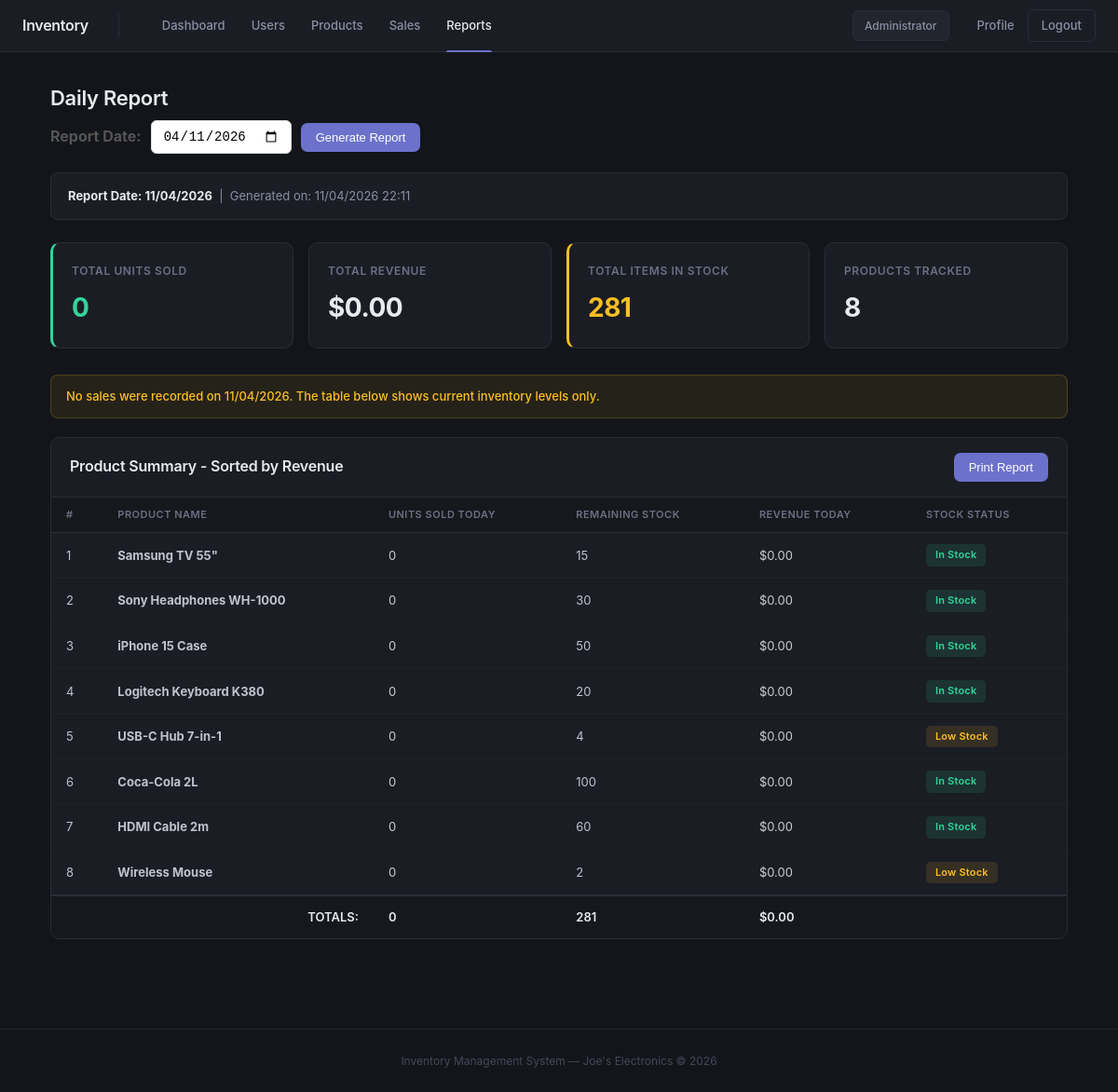
/reports.php (signed in), run on the app's committed database.
### tables this page shows
CREATE TABLE IF NOT EXISTS products (
    ProductID      INT(10)        NOT NULL AUTO_INCREMENT,
    ProductName    VARCHAR(100)   NOT NULL,
    Category       VARCHAR(50)    NOT NULL,
    UnitPrice      DECIMAL(10,2)  NOT NULL,
    StockQuantity  INT(10)        NOT NULL DEFAULT 0,
    PRIMARY KEY (ProductID)
);

### auth.php (called while the page is built, shortened)
<?php
function isAdmin() {
    return isset($_SESSION['role']) && $_SESSION['role'] === 'admin';
}
?>

### functions.php (called while the page is built, shortened)
<?php
function buildReportMatrix($conn, $reportDate) {
    $reportMatrix = [];
    $reportDateEscaped = mysqli_real_escape_string($conn, $reportDate);
    $productQuery  = "SELECT ProductID, ProductName, StockQuantity, UnitPrice FROM products";
    $productResult = mysqli_query($conn, $productQuery);
    $row = 0;
    while ($product = mysqli_fetch_assoc($productResult)) {
        $productID = $product['ProductID'];
        $salesQuery  = "SELECT SUM(QuantitySold) AS totalSold FROM sales
                        WHERE ProductID = $productID AND SaleDate = '$reportDateEscaped'";
        $salesResult = mysqli_query($conn, $salesQuery);
        $salesData   = mysqli_fetch_assoc($salesResult);
        $totalSold   = $salesData['totalSold'] ? $salesData['totalSold'] : 0;
        $revenue = $totalSold * $product['UnitPrice'];
        $reportMatrix[$row][0] = $product['ProductName'];
        $reportMatrix[$row][1] = $totalSold;
        $reportMatrix[$row][2] = $product['StockQuantity'];
        $reportMatrix[$row][3] = round($revenue, 2);
        $row++;
    }
    return $reportMatrix;
}
?>

### reports.php (the view, shortened to what this page needs)
<?php
require_once 'config.php';
require_once 'functions.php';
require_once 'auth.php';
$reportDate = isset($_GET['date']) ? $_GET['date'] : date('Y-m-d');
$reportMatrix = buildReportMatrix($conn, $reportDate);
$totalUnitsSold    = 0;
$totalRevenue      = 0;
$totalItemsInStock = 0;
for ($i = 0; $i < count($reportMatrix); $i++) {
    $totalUnitsSold    += $reportMatrix[$i][1];
    $totalRevenue      += $reportMatrix[$i][3];
    $totalItemsInStock += $reportMatrix[$i][2];
}
$n = count($reportMatrix);
for ($i = 1; $i < $n; $i++) {
    $current = $reportMatrix[$i];
    $j = $i - 1;
    $reportMatrix[$j + 1] = $current;
}
$hasSalesData = ($totalUnitsSold > 0);
?>
<!DOCTYPE html>
<html lang="en">
<head>
    <link rel="stylesheet" href="style.css">
</head>
<body>
<nav class="navbar">
    <a href="index.php" class="brand">Inventory</a>
    <a href="index.php">Dashboard</a>
    <?php if (isAdmin()): ?>
    <a href="users.php">Users</a>
    <?php endif; ?>
    <a href="products.php">Products</a>
    <a href="sales.php">Sales</a>
    <a href="reports.php" class="active">Reports</a>
    <span class="nav-user"><?= htmlspecialchars($_SESSION['full_name']) ?></span>
    <a href="profile.php">Profile</a>
    <a href="logout.php" class="btn-logout">Logout</a>
</nav>
<div class="container">
    <h1>Daily Report</h1>
    <div style="display:flex; gap:15px; align-items:center; margin-bottom:20px; flex-wrap:wrap;">
        <form method="GET" action="reports.php" style="display:flex; gap:10px; align-items:center;">
            <label style="font-weight:bold; color:#555;">Report Date:</label>
            <input type="date" name="date" value="<?= htmlspecialchars($reportDate) ?>"
                   style="padding:8px 12px; border:1px solid #ddd; border-radius:6px; font-size:14px;">
            <button type="submit" class="btn btn-primary">Generate Report</button>
        </form>
    </div>
    <div class="report-summary">
        <strong>Report Date: <?= date('d/m/Y', strtotime($reportDate)) ?></strong>
        &nbsp;|&nbsp;
        Generated on: <?= date('d/m/Y H:i') ?>
    </div>
    <div class="cards">
        <div class="card green">
            <h3>Total Units Sold</h3>
            <div class="value"><?= $totalUnitsSold ?></div>
        </div>
        <div class="card">
            <h3>Total Revenue</h3>
            <div class="value">$<?= number_format($totalRevenue, 2) ?></div>
        </div>
        <div class="card orange">
            <h3>Total Items in Stock</h3>
            <div class="value"><?= $totalItemsInStock ?></div>
        </div>
        <div class="card">
            <h3>Products Tracked</h3>
            <div class="value"><?= count($reportMatrix) ?></div>
        </div>
    </div>
    <?php if (!$hasSalesData): ?>
        <div class="alert alert-warning">
            No sales were recorded on <?= date('d/m/Y', strtotime($reportDate)) ?>.
            The table below shows current inventory levels only.
        </div>
    <?php endif; ?>
    <div class="table-wrap">
        <div class="table-header">
            <h2>Product Summary - Sorted by Revenue</h2>
            <button onclick="window.print()" class="btn btn-primary">Print Report</button>
        </div>
        <table>
            <thead>
                <tr>
                    <th>#</th>
                    <th>Product Name</th>
                    <th>Units Sold Today</th>
                    <th>Remaining Stock</th>
                    <th>Revenue Today</th>
                    <th>Stock Status</th>
                </tr>
            </thead>
            <tbody>
                <?php
                for ($row = 0; $row < count($reportMatrix); $row++) {
                    $productName    = $reportMatrix[$row][0];
                    $unitsSold      = $reportMatrix[$row][1];
                    $remainingStock = $reportMatrix[$row][2];
                    $revenue        = $reportMatrix[$row][3];
                    if ($remainingStock == 0) {
                        $statusBadge = "<span class='badge badge-red'>Out of Stock</span>";
                    } elseif ($remainingStock < 5) {
                        $statusBadge = "<span class='badge badge-orange'>Low Stock</span>";
                    } else {
                        $statusBadge = "<span class='badge badge-green'>In Stock</span>";
                    }
                    $rowStyle = ($unitsSold > 0) ? "background:#1f2633;" : "";
                    echo "<tr style='$rowStyle'>";
                    echo "<td>" . ($row + 1) . "</td>";
                    echo "<td><strong>" . htmlspecialchars($productName) . "</strong></td>";
                    echo "<td>" . ($unitsSold > 0 ? "<strong>$unitsSold</strong>" : "<span style='color:#ccc'>0</span>") . "</td>";
                    echo "<td>" . $remainingStock . "</td>";
                    echo "<td>" . ($revenue > 0 ? "<strong>\$" . number_format($revenue, 2) . "</strong>" : "<span style='color:#ccc'>\$0.00</span>") . "</td>";
                    echo "<td>" . $statusBadge . "</td>";
                    echo "</tr>";
                }
                ?>
            </tbody>
            <tfoot>
                <tr style="background:#16181d; font-weight:bold; border-top:2px solid #2a2d36; color:#e8eaed;">
                    <td colspan="2" style="text-align:right; padding:12px 16px;">TOTALS:</td>
                    <td style="padding:12px 16px;"><?= $totalUnitsSold ?></td>
                    <td style="padding:12px 16px;"><?= $totalItemsInStock ?></td>
                    <td style="padding:12px 16px;">$<?= number_format($totalRevenue, 2) ?></td>
                    <td></td>
                </tr>
            </tfoot>
        </table>
    </div>
</div>
<footer>Inventory Management System — Joe's Electronics &copy; <?= date('Y') ?></footer>
</body>
</html>

### style.css (style rules this page uses)
* { box-sizing: border-box; margin: 0; padding: 0; }
body { font-family: -apple-system, BlinkMacSystemFont, 'Segoe UI', Roboto, sans-serif; background: #13151a; color: #d4d6dc; line-height: 1.6; }
a { text-decoration: none; color: inherit; }
.navbar { background: #1a1d24; border-bottom: 1px solid #2a2d36; padding: 0 24px; display: flex; align-items: center; height: 56px; position: sticky; top: 0; z-index: 100; }
.navbar .brand { color: #e8eaed; font-size: 16px; font-weight: 600; letter-spacing: -0.3px; margin-right: 32px; padding-right: 32px; border-right: 1px solid #2a2d36; }
.navbar > a:not(.brand):not(.btn-logout) { color: #8b8fa3; font-size: 13px; font-weight: 500; padding: 0 14px; height: 56px; display: flex; align-items: center; position: relative; transition: color 0.15s; }
.navbar > a:not(.brand):not(.btn-logout).active { color: #e8eaed; }
.navbar > a:not(.brand):not(.btn-logout).active::after { content: ''; position: absolute; bottom: 0; left: 14px; right: 14px; height: 2px; background: #6c72cb; border-radius: 2px 2px 0 0; }
.nav-user { margin-left: auto; margin-right: 16px; color: #8b8fa3; font-size: 12px; font-weight: 500; background: #22252d; padding: 6px 12px; border-radius: 6px; border: 1px solid #2a2d36; }
.btn-logout { color: #8b8fa3; font-size: 13px; font-weight: 500; padding: 6px 14px; border-radius: 6px; transition: all 0.15s; border: 1px solid #2a2d36; }
.container { max-width: 1140px; margin: 0 auto; padding: 32px 24px; }
h1 { font-size: 22px; font-weight: 600; color: #e8eaed; margin-bottom: 6px; letter-spacing: -0.3px; }
h2 { font-size: 16px; font-weight: 600; color: #e8eaed; letter-spacing: -0.2px; }
.cards { display: grid; grid-template-columns: repeat(auto-fit, minmax(220px, 1fr)); gap: 16px; margin-bottom: 28px; }
.card { background: #1a1d24; border: 1px solid #2a2d36; border-radius: 10px; padding: 20px; transition: border-color 0.2s; }
.card h3 { font-size: 12px; color: #6b7084; text-transform: uppercase; letter-spacing: 0.6px; font-weight: 600; margin-bottom: 8px; }
.card .value { font-size: 28px; font-weight: 700; color: #e8eaed; letter-spacing: -0.5px; }
.card.green { border-left: 3px solid #34d399; }
.card.green .value { color: #34d399; }
.card.orange { border-left: 3px solid #fbbf24; }
.card.orange .value { color: #fbbf24; }
.table-wrap { background: #1a1d24; border: 1px solid #2a2d36; border-radius: 10px; overflow: hidden; margin-bottom: 24px; }
.table-header { padding: 16px 20px; display: flex; justify-content: space-between; align-items: center; border-bottom: 1px solid #2a2d36; }
table { width: 100%; border-collapse: collapse; }
thead { background: #16181d; }
th { padding: 10px 16px; text-align: left; font-size: 11px; color: #6b7084; text-transform: uppercase; letter-spacing: 0.5px; font-weight: 600; border-bottom: 1px solid #2a2d36; }
td { padding: 12px 16px; border-bottom: 1px solid #1f2229; font-size: 13px; color: #c0c3cc; }
tr:last-child td { border-bottom: none; }
tfoot td { color: #e8eaed; font-weight: 600; font-size: 13px; }
.badge { display: inline-block; padding: 3px 10px; border-radius: 5px; font-size: 11px; font-weight: 600; letter-spacing: 0.2px; }
.badge-green { background: rgba(52, 211, 153, 0.12); color: #34d399; }
.badge-orange { background: rgba(251, 191, 36, 0.12); color: #fbbf24; }
.btn { display: inline-flex; align-items: center; gap: 6px; padding: 8px 16px; border-radius: 7px; font-size: 13px; font-weight: 500; border: none; cursor: pointer; transition: all 0.15s; white-space: nowrap; }
.btn-primary { background: #6c72cb; color: #fff; }
.alert { padding: 12px 16px; border-radius: 8px; margin-bottom: 20px; font-size: 13px; font-weight: 500; border: 1px solid; }
.alert-warning { background: rgba(251, 191, 36, 0.08); color: #fbbf24; border-color: rgba(251, 191, 36, 0.2); }
.report-summary { background: #1a1d24; border: 1px solid #2a2d36; border-radius: 8px; padding: 14px 18px; margin-bottom: 24px; font-size: 13px; color: #8b8fa3; }
.report-summary strong { color: #e8eaed; }
footer { text-align: center; padding: 24px; color: #454858; font-size: 12px; border-top: 1px solid #1f2229; margin-top: 40px; }

### data on the page
products: ProductName "Samsung TV 55\"", StockQuantity "15", shows "In Stock"
products: ProductName "Sony Headphones WH-1000", StockQuantity "30", shows "In Stock"
products: ProductName "iPhone 15 Case", StockQuantity "50", shows "In Stock"
products: ProductName "Logitech Keyboard K380", StockQuantity "20", shows "In Stock"
products: ProductName "USB-C Hub 7-in-1", StockQuantity "4", shows "Low Stock"
products: ProductName "Coca-Cola 2L", StockQuantity "100", shows "In Stock"
products: ProductName "HDMI Cable 2m", StockQuantity "60", shows "In Stock"
products: ProductName "Wireless Mouse", StockQuantity "2", shows "Low Stock"

### other printed values
$_SESSION['full_name'] "Administrator"
date('d/m/Y', strtotime($reportDate)) "11/04/2026"
$totalUnitsSold "0"
$totalRevenue "0.00"
$totalItemsInStock "281"
count($reportMatrix) "8"
